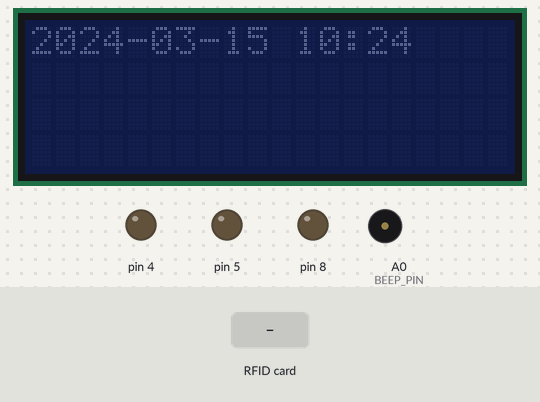
The program below on a simulated Arduino Uno, built with avr-gcc and run on an emulated ATmega328P. Parts: 20×4 character LCD, output pins drawn as LEDs (lit = HIGH), buzzer (waves = sounding). Inputs (shaded band) come from the test bench. The local clock reads 2024-03-15 10:24:30 at power-on unless the program sets it; storage starts empty; pins used as bus, display or sensor lines are not drawn; what the program prints to the serial monitor is not drawn.

Above: at 1.8 s.
1.9 s: RFID card B3 FB 37 97 held to the reader
At 3.4 s:
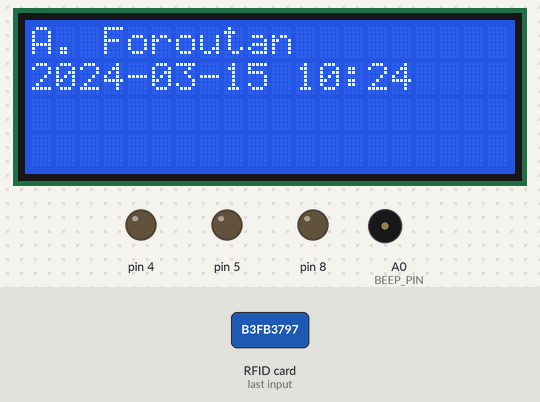
4.2 s: RFID card 73 65 92 97 held to the reader
At 6.6 s:
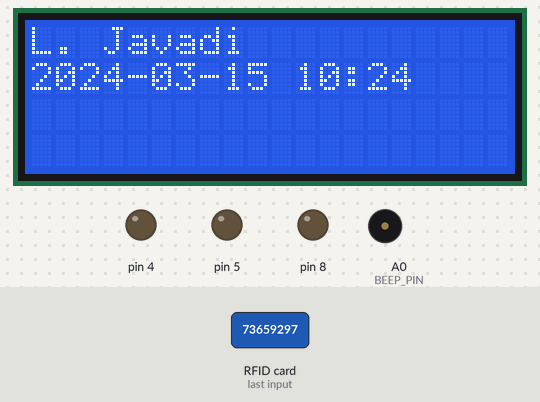
7.4 s: RFID card 39 64 58 C2 held to the reader
At 9.7 s:
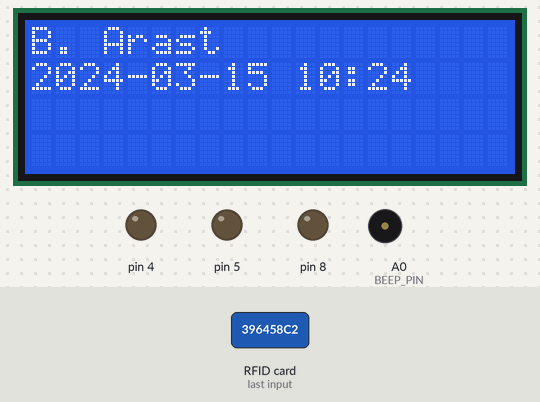
10.6 s: RFID card 5E 7A 19 C4 held to the reader
At 12.8 s:
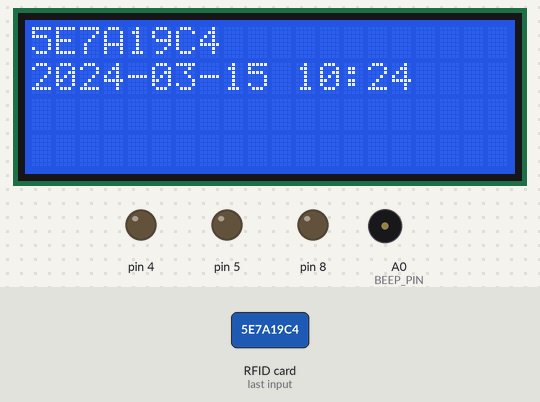
Timing chart, 0 to 14.3 s (numbered marks = the images above; inputs shaded):
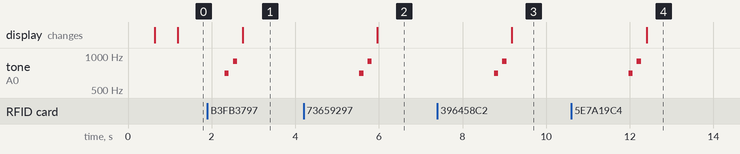

The program:

main.cpp
```cpp
#include <Arduino.h>

#include <RFID.h>
#include <SerialModule.h>
#include <SPI.h>
#include <TimeModule.h>
#include <SDCardModule.h>

#include <Wire.h>
#include <LiquidCrystal_I2C.h>

#define BEEP_PIN A0

RFID rfid_module = RFID();
SDCardModule sdcard_module = SDCardModule();
TimeModule time_module = TimeModule();
SerialModule serial = SerialModule();
LiquidCrystal_I2C lcd(0x27, 20, 4);
void initModules();
void updateModules();
void handleSerial();
String mapIDToName(String);
String s(byte *, int);
void beep();

void setup()
{
  Serial.begin(9600);
  Serial.setTimeout(500);
  pinMode(BEEP_PIN, OUTPUT);
  pinMode(4, OUTPUT);
  pinMode(5, OUTPUT);
  pinMode(9, OUTPUT);
  pinMode(8, OUTPUT);

  SPI.begin();
  initModules();
}

void loop()
{
  updateModules();
}

void initModules()
{
  sdcard_module.init();
  rfid_module.init();
  lcd.init();
  lcd.backlight();
  lcd.clear();
  lcd.print("BOOT");
  delay(500);
  lcd.noBacklight();
  Serial.println("BOOT");
}
void updateModules()
{
  handleSerial();

  auto cardPresent = rfid_module.getCurrentTag();
  if (cardPresent.size != 0)
  {
    beep();
    String uid = s(cardPresent.uidByte, cardPresent.size);
    String name = mapIDToName(uid);

    lcd.backlight();
    lcd.clear();
    lcd.print(name);
    lcd.setCursor(0, 1);
    lcd.print(time_module.getCurrentTime());
    delay(150);
    sdcard_module.writeToLog(uid + "," + time_module.getCurrentTime());
    delay(2000);
  }
  else
  {
    lcd.noBacklight();
    lcd.clear();
    lcd.println(time_module.getCurrentTime());
  }
  delay(35);
}

void handleSerial()
{
  String serialCommand = Serial.readString();
  // Serial.println(serialCommand);
  if (serialCommand.startsWith("log:"))
  {
    serialCommand.remove(0, 4);
    if (serialCommand.startsWith("get"))
    {
      sdcard_module.loadLogToSerial();
    }
    if (serialCommand.startsWith("delete"))
    {
      sdcard_module.deleteLog();
    }
  }
  else if (serialCommand.startsWith("time:"))
  {
    serialCommand.remove(0, 5);
    if (serialCommand.startsWith("get"))
    {
      Serial.println(time_module.getCurrentTime());
    }
    if (serialCommand.startsWith("set:"))
    {
      serialCommand.remove(0, 4);

      int year = atoi(serialCommand.substring(0, 4).c_str());
      serialCommand.remove(0, 4);
      int month = atoi(serialCommand.substring(0, 2).c_str());
      serialCommand.remove(0, 2);
      int day = atoi(serialCommand.substring(0, 2).c_str());
      serialCommand.remove(0, 2);
      int hour = atoi(serialCommand.substring(0, 2).c_str());
      serialCommand.remove(0, 2);
      int minute = atoi(serialCommand.substring(0, 2).c_str());
      serialCommand.remove(0, 2);
      int seconds = atoi(serialCommand.substring(0, 2).c_str());
      serialCommand.remove(0, 2);
      int dayOfWeek = atoi(serialCommand.substring(0, 1).c_str()); // sunday=1,sat=7
      serialCommand.remove(0, 1);
      Time t(year, month, day, hour, minute, seconds, (Time::Day)dayOfWeek);
      time_module.init(t);
    }
  }
}

String mapIDToName(String uid)
{
  String result;
  if (uid == "B3FB3797")
  {
    result = "A. Foroutan";
  }
  else if (uid == "73659297")
  {
    result = "L. Javadi";
  }
  else if (uid == "396458C2")
  {
    result = "B. Arast";
  }
  else if (uid == "6CE1D55B")
  {
    result = "A. Hoseini";
  }
  else if (uid == "63034997")
  {
    result = "M. Fallahnezhad";
  }
  else if (uid == "A3A23F97")
  {
    result = "A. Alikhani";
  }
  else if (uid == "C3C88197")
  {
    result = "K. Pazouki";
  }
  else if (uid == "13488497")
  {
    result = "A. Aryaeifar";
  }
  else if (uid == "73756997")
  {
    result = "S. Gholami";
  }
  else if (uid == "E34C5197")
  {
    result = "H. Ghasemzadeh";
  }
  else
  {
    result = uid;
  }

  return result;
}

String s(byte *array, int size)
{
  char result[size * 2 + 1];

  memset(result, 0, sizeof(result));

  for (int cnt = 0; cnt < size; cnt++)
  {
    sprintf(&result[cnt * 2], "%02X", array[cnt]);
  }

  return result;
}

void beep()
{

  tone(BEEP_PIN, 700);
  delay(100);
  noTone(BEEP_PIN);
  delay(100);
  tone(BEEP_PIN, 900);
  delay(100);
  noTone(BEEP_PIN);
  delay(100);
}
```

Measured:
- after the input at 1.9 s, tone on A0 (BEEP_PIN): silent → 700 Hz after 0.41 s, → silent 0.10 s later, → 900 Hz 0.10 s later, → silent 0.10 s later; the display: changes after 0.84 s (image 1)
- after the input at 4.2 s, tone on A0 (BEEP_PIN): silent → 700 Hz after 1.3 s, → silent 0.10 s later, → 900 Hz 0.10 s later, → silent 0.10 s later; the display: changes after 1.8 s (image 2)
- after the input at 7.4 s, tone on A0 (BEEP_PIN): silent → 700 Hz after 1.4 s, → silent 0.10 s later, → 900 Hz 0.10 s later, → silent 0.10 s later; the display: changes after 1.8 s (image 3)
- after the input at 10.6 s, tone on A0 (BEEP_PIN): silent → 700 Hz after 1.4 s, → silent 0.10 s later, → 900 Hz 0.10 s later, → silent 0.10 s later; the display: changes after 1.8 s (image 4)
